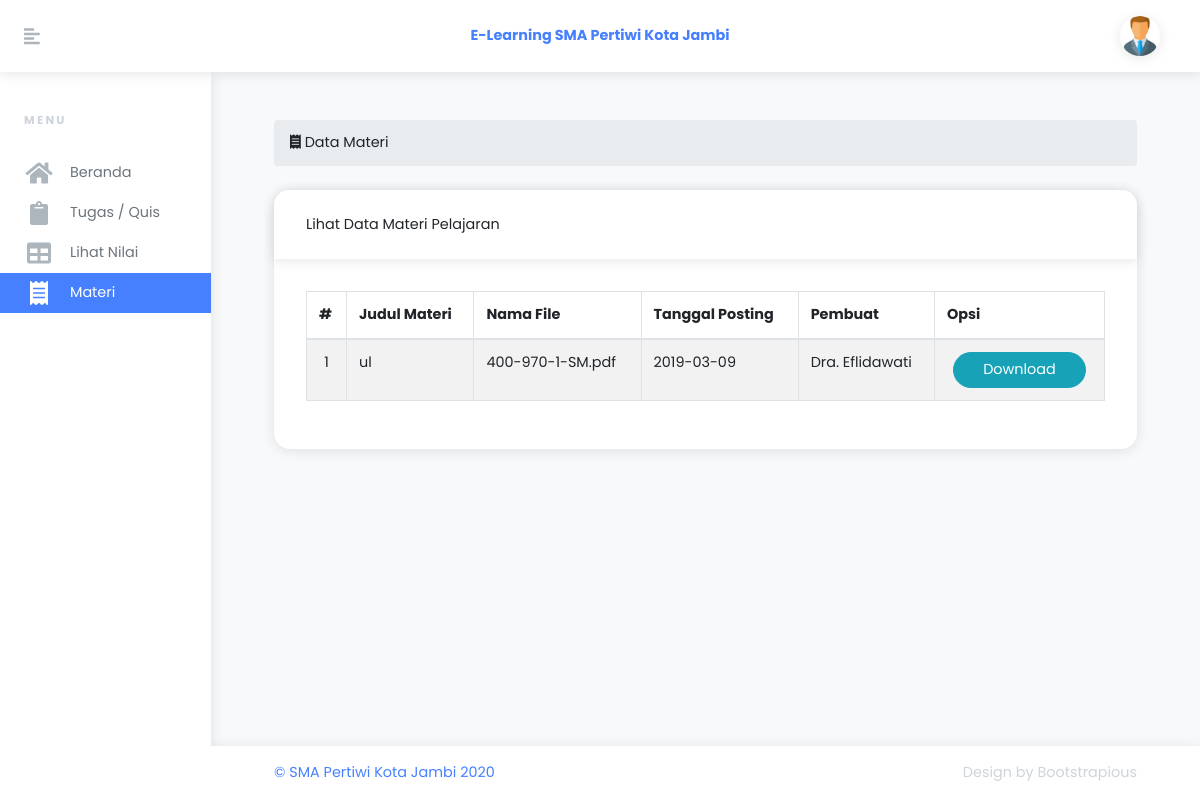
Screenshot of /?page=materi&action=lihatmateri&id_mapel=7 (signed in) with the database file from the repository.
### tables this page shows
CREATE TABLE `tb_siswa` (
  `id_siswa` int(11) NOT NULL,
  `nis` varchar(20) NOT NULL,
  `nama_lengkap` varchar(50) NOT NULL,
  `tempat_lahir` varchar(20) NOT NULL,
  `tgl_lahir` date NOT NULL,
  `jenis_kelamin` enum('L','P') NOT NULL,
  `agama` varchar(20) NOT NULL,
  `nama_ayah` varchar(50) NOT NULL,
  `nama_ibu` varchar(50) NOT NULL,
  `no_telp` varchar(15) NOT NULL,
  `email` varchar(100) NOT NULL,
  `alamat` text NOT NULL,
  `id_kelas` varchar(5) NOT NULL,
  `thn_masuk` int(5) NOT NULL,
  `foto` varchar(100) NOT NULL,
  `username` varchar(40) NOT NULL,
  `password` varchar(40) NOT NULL,
  `pass` varchar(40) NOT NULL,
  `status` enum('aktif','tidak aktif') NOT NULL
);

CREATE TABLE `tb_file_materi` (
  `id_materi` int(11) NOT NULL,
  `judul` varchar(200) NOT NULL,
  `id_kelas` int(4) NOT NULL,
  `id_mapel` int(4) NOT NULL,
  `nama_file` varchar(250) NOT NULL,
  `tgl_posting` date NOT NULL,
  `pembuat` varchar(10) NOT NULL
);

CREATE TABLE `tb_pengajar` (
  `id_pengajar` int(11) NOT NULL,
  `nip` varchar(20) NOT NULL,
  `nama_lengkap` varchar(50) NOT NULL,
  `tempat_lahir` varchar(20) NOT NULL,
  `tgl_lahir` date NOT NULL,
  `jenis_kelamin` enum('L','P') NOT NULL,
  `agama` varchar(20) NOT NULL,
  `no_telp` varchar(15) NOT NULL,
  `email` varchar(100) NOT NULL,
  `alamat` text NOT NULL,
  `jabatan` varchar(50) NOT NULL,
  `foto` varchar(100) NOT NULL,
  `web` varchar(60) NOT NULL,
  `username` varchar(40) NOT NULL,
  `password` varchar(40) NOT NULL,
  `pass` varchar(40) NOT NULL,
  `status` enum('aktif','tidak aktif') NOT NULL
);

### index.php (the view, shortened to what this page needs)
<?php
include "+koneksi.php";
if (!@$_SESSION['siswa']) {
    include "login.php";
} else {?>
<!DOCTYPE html>
<html>
<head>
    <link rel="stylesheet" href="assets/vendor/bootstrap/css/bootstrap.min.css">
    <link rel="stylesheet" href="https://use.fontawesome.com/releases/v5.3.1/css/all.css"
>
    <link rel="stylesheet" href="assets/css/orionicons.css">
    <link rel="stylesheet" href="assets/css/style.default.css" id="theme-stylesheet">
    <link rel="stylesheet" href="assets/css/custom.css">
    <link rel="stylesheet" href="//cdn.datatables.net/1.10.19/css/jquery.dataTables.min.css">
</head>
<body>
    <?php
$sql_terlogin  = mysqli_query($db, "SELECT * FROM tb_siswa JOIN tb_kelas ON tb_siswa.id_siswa = '$_SESSION[siswa]' AND tb_kelas.id_kelas = tb_siswa.id_kelas") or die($db->error);
    $data_terlogin = mysqli_fetch_array($sql_terlogin);
    ?>
    <header class="header">
        <nav class="navbar navbar-expand-lg px-4 py-2 bg-white shadow"><a href="#"
                class="sidebar-toggler text-gray-500 mr-4 mr-lg-5 lead"><i class="fas fa-align-left"></i></a><a href="#"
                class="navbar-brand font-weight-bold text-base">E-Learning SMA Pertiwi Kota Jambi</a>
            <ul class="ml-auto d-flex align-items-center list-unstyled mb-0">
                <li class="nav-item dropdown ml-auto">
                    <a id="userInfo" href="#" data-toggle="dropdown" aria-haspopup="true" aria-expanded="false"
                        class="nav-link dropdown-toggle">
                        <img src="img/foto_siswa/<?php echo ucfirst($data_terlogin['foto']); ?>"
                            style="max-width: 2.5rem;" class="img-fluid rounded-circle shadow"></a>
                </li>
            </ul>
        </nav>
    </header>
    <div class="d-flex align-items-stretch">
        <div id="sidebar" class="sidebar py-3">
            <div class="text-gray-400 text-uppercase px-3 px-lg-4 py-4 font-weight-bold small headings-font-family">MENU
            </div>
            <ul class="sidebar-menu list-unstyled">
                <li class="sidebar-list-item"><a href="./"
                        class="sidebar-link text-muted <?php if (@$_GET['page'] == '') {echo 'active';}?>">
                        <i class="fa fa-fw fa-home mr-3 text-gray"></i><span>Beranda</span></a></li>
                <li class="sidebar-list-item"><a href="?page=quiz"
                        class="sidebar-link text-muted <?php if (@$_GET['page'] == 'quiz') {echo 'active';}?>">
                        <i class="fa fa-fw fa-clipboard mr-3 text-gray"></i><span>Tugas / Quis</span></a></li>
                <li class="sidebar-list-item"><a href="?page=nilai"
                        class="sidebar-link text-muted <?php if (@$_GET['page'] == 'nilai') {echo 'active';}?>">
                        <i class="fa fa-fw fa-table  mr-3 text-gray"></i><span>Lihat Nilai</span></a></li>
                <li class="sidebar-list-item"><a href="?page=materi"
                        class="sidebar-link text-muted <?php if (@$_GET['page'] == 'materi') {echo 'active';}?>">
                        <i class="fa fa-fw fa-receipt mr-3 text-gray"></i><span>Materi</span></a></li>
            </ul>
        </div>
        <div class="page-holder w-100 d-flex flex-wrap">
            <div class="container-fluid px-xl-5">
                <section class="content-wrapper">
                    <?php
if (@$_GET['page'] == '') {
        include "inc/beranda.php";
    } else if (@$_GET['page'] == 'quiz') {
        include "inc/quiz.php";
    } else if (@$_GET['page'] == 'nilai') {
        include "inc/nilai.php";
    } else if (@$_GET['page'] == 'materi') {
        include "inc/materi.php";
    } else {
        echo "<div class='col-xs-12'><div class='alert alert-danger'>[404] Halaman tidak ditemukan! Silahkan pilih menu yang ada!</div></div>";
    }
    ?>
                </section>
            </div>
            <footer class="footer bg-white shadow align-self-end py-3 px-xl-5 w-100">
                <div class="container-fluid">
                    <div class="row">
                        <div class="col-md-6 text-center text-md-left text-primary">
                            <p class="mb-2 mb-md-0">&copy; SMA Pertiwi Kota Jambi <?=date('Y')?></p>
                        </div>
                        <div class="col-md-6 text-center text-md-right text-gray-400">
                            <p class="mb-0">Design by <a href="https://bootstrapious.com/admin-templates"
                                    class="external text-gray-400">Bootstrapious</a></p>
                        </div>
                    </div>
                </div>
            </footer>
        </div>
    </div>
</body>
</html>
<?php
}
?>

### inc/materi.php (shortened to what this page needs)
<section class="content-header mt-5">
            <div class="col-lg-12">
                  <ol class="breadcrumb">
                    <li><i class="fa fa-receipt"></i> Data Materi</li>
                  </ol>
            </div>
</section>
<section class="content">
    <div class="container-fluid">
            <div class="header">
<?php
$db = mysqli_connect("localhost", "root", "", "db_elearning");
if (@$_GET['action'] == '') {?>
	<div class="row">
	    <div class="col-md-12">
	        <div class="card my-2">
	            <div class="card-header">Data Materi Pelajaran</div>
	            <div class="card-body">
	                <div class="table-responsive">
	                    <table class="table table-striped table-borderless table-hover" id="tb_materi">
	                        <thead class"thead-dark">
	                            <tr>
	                                <th>#</th>
	                                <th>Mata Pelajaran</th>
	                                <th>Aksi</th>
	                            </tr>
	                        </thead>
	                        <tbody>
	                        <?php
$no        = 1;
    $sql_mapel = mysqli_query($db, "SELECT * FROM tb_mapel") or die($db->error);
    while ($data_mapel = mysqli_fetch_array($sql_mapel)) {?>
	                            <tr>
	                                <td width="40px" align="center"><?php echo $no++; ?></td>
	                                <td><?php echo $data_mapel['mapel']; ?></td>
	                                <td width="200px" align="center">
										<?php
											$sql_id_kelas = mysqli_query($db, "SELECT * FROM tb_siswa where id_siswa = $_SESSION[siswa]") or die ($db->error);
                                            $siswa = mysqli_fetch_array($sql_id_kelas);
											$sql_quiz = mysqli_query($db, "SELECT * FROM tb_file_materi where id_mapel = $data_mapel[id] and id_kelas = $siswa[id_kelas]") or die ($db->error);
											if(mysqli_fetch_array($sql_quiz)):
										?>
	                                	<a href="?page=materi&action=lihatmateri&id_mapel=<?php echo $data_mapel['id']; ?>" class="btn btn-primary btn-sm">Lihat Materi</a>
										<?php endif; ?>
	                                </td>
	                            </tr>
	                        	<?php
}?>
	                        </tbody>
	                    </table>
	                </div>
	            </div>
	        </div>
	    </div>
	</div>
<?php
} else if (@$_GET['action'] == 'lihatmateri') {?>
	<div class="row">
	    <div class="col-md-12">
	        <div class="card my-2">
	            <div class="card-header">Lihat Data Materi Pelajaran</div>
	            <div class="card-body">
					<div class="table-responsive">
						<table class="table table-striped table-bordered table-hover">
						    <thead class"thead-dark">
						        <tr>
						            <th>#</th>
						            <th>Judul Materi</th>
						            <th>Nama File</th>
						            <th>Tanggal Posting</th>
						            <th>Pembuat</th>
						            <th>Opsi</th>
						        </tr>
						    </thead>
						    <tbody id="materi">
						    <?php
$sql_siswa  = mysqli_query($db, "SELECT * FROM tb_siswa WHERE id_siswa = '$_SESSION[siswa]'") or die($db->error);
    $data_siswa = mysqli_fetch_array($sql_siswa);
    $no         = 1;
    $sql_materi = mysqli_query($db, "SELECT * FROM tb_file_materi WHERE id_mapel = '$_GET[id_mapel]' AND id_kelas = '$data_siswa[id_kelas]'") or die($db->error);
    if (mysqli_num_rows($sql_materi) > 0) {
        while ($data_materi = mysqli_fetch_array($sql_materi)) {?>
							        <tr>
							            <td width="40px" align="center"><?php echo $no++; ?></td>
							            <td id="judul"><?php echo $data_materi['judul']; ?></td>
							            <td><?php echo $data_materi['nama_file']; ?></td>
							            <td><?php echo $data_materi['tgl_posting']; ?></td>
							            <td>
							            	<?php
if ($data_materi['pembuat'] == 'admin') {
            echo "Admin";
        } else {
            $sql_pengajar  = mysqli_query($db, "SELECT * FROM tb_pengajar WHERE id_pengajar = '$data_materi[pembuat]'") or die($db->error);
            $data_pengajar = mysqli_fetch_array($sql_pengajar);
            echo $data_pengajar['nama_lengkap'];
        }?>
							            </td>
							            <td align="center">
							            	<a href="./admin/file_materi/<?php echo $data_materi['nama_file']; ?>" id="klik" isi="<?php echo $data_materi['id_materi']; ?>" class="btn btn-info btn-xs">Download</a>
							            </td>
							        </tr>
							    	<?php
}
    } else {
        echo '<tr><td colspan="7" align="center">Data tidak ditemukan</td></tr>';
    }?>
						    </tbody>
						</table>
					</div>
				</div>
			</div>
		</div>
	</div>
<?php
}
?>
			</div>
    </div>
</section>

### rows the page displays
tb_siswa: foto (picture)
tb_file_materi: judul "ul", nama_file "400-970-1-SM.pdf", tgl_posting "2019-03-09", tb_pengajar.nama_lengkap "Dra. Eflidawati"
